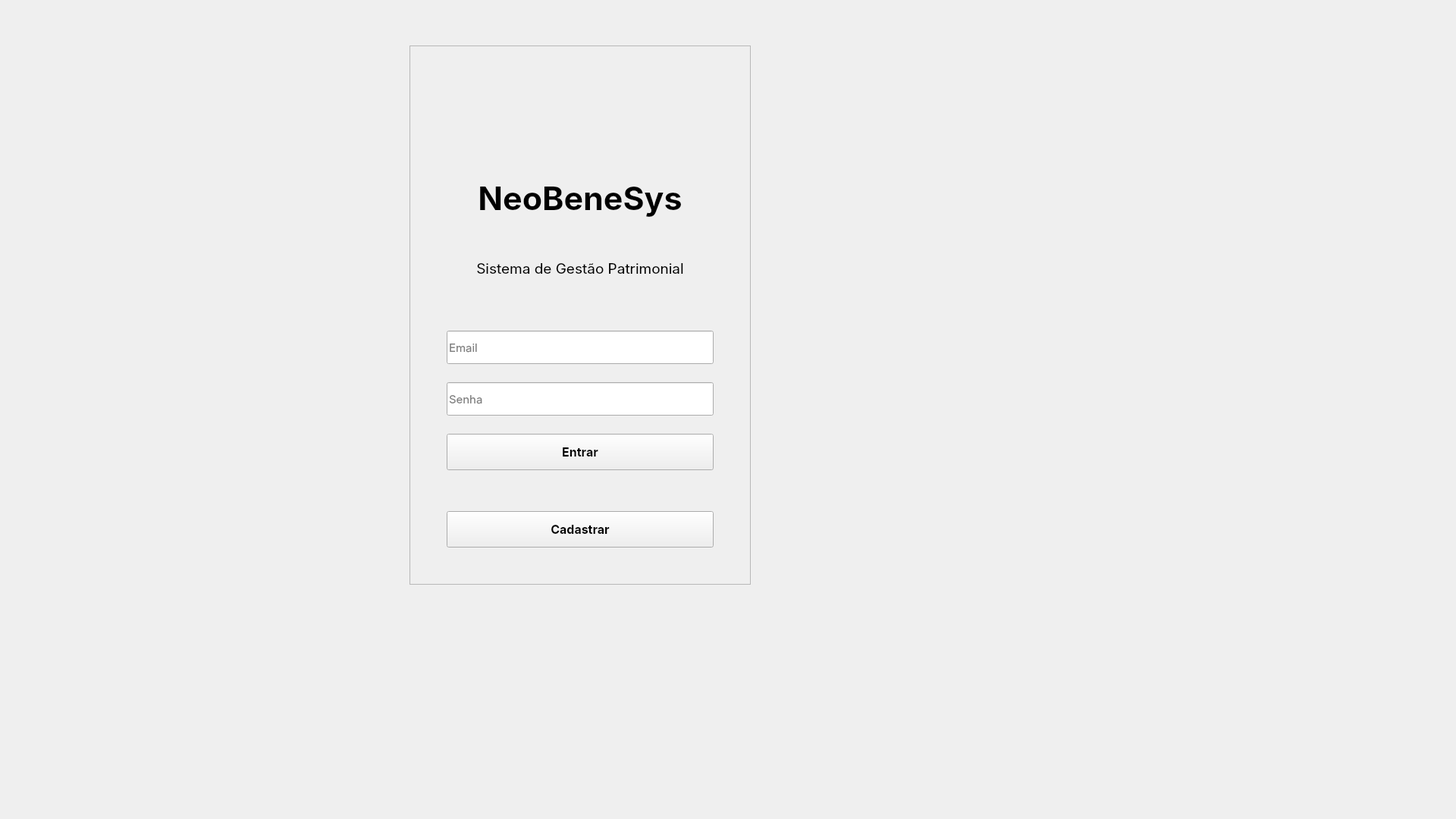
<?xml version='1.0' encoding='UTF-8'?>
<ui version="4.0">
  <class>LoginWindow</class>
  <widget class="QMainWindow" name="LoginWindow">
    <property name="geometry">
      <rect>
        <x>0</x>
        <y>0</y>
        <width>1920</width>
        <height>1080</height>
      </rect>
    </property>
    <property name="minimumSize">
      <size>
        <width>1024</width>
        <height>600</height>
      </size>
    </property>
    <property name="windowTitle">
      <string>NeoBeneSys - Login</string>
    </property>
    <widget class="QWidget" name="centralwidget">
      <layout class="QVBoxLayout" name="verticalLayout_main">
        <property name="spacing">
          <number>0</number>
        </property>
        <property name="leftMargin">
          <number>0</number>
        </property>
        <property name="topMargin">
          <number>0</number>
        </property>
        <property name="rightMargin">
          <number>0</number>
        </property>
        <property name="bottomMargin">
          <number>0</number>
        </property>
        <item>
          <widget class="QFrame" name="frame_login_container">
            <property name="frameShape">
              <enum>QFrame::Shape::NoFrame</enum>
            </property>
            <property name="frameShadow">
              <enum>QFrame::Shadow::Raised</enum>
            </property>
            <widget class="QFrame" name="frame_login_card">
              <property name="geometry">
                <rect>
                  <x>540</x>
                  <y>60</y>
                  <width>450</width>
                  <height>711</height>
                </rect>
              </property>
              <property name="minimumSize">
                <size>
                  <width>450</width>
                  <height>0</height>
                </size>
              </property>
              <property name="maximumSize">
                <size>
                  <width>500</width>
                  <height>16777215</height>
                </size>
              </property>
              <property name="frameShape">
                <enum>QFrame::Shape::StyledPanel</enum>
              </property>
              <property name="frameShadow">
                <enum>QFrame::Shadow::Raised</enum>
              </property>
              <layout class="QVBoxLayout" name="verticalLayout_card">
                <property name="spacing">
                  <number>24</number>
                </property>
                <property name="leftMargin">
                  <number>48</number>
                </property>
                <property name="topMargin">
                  <number>48</number>
                </property>
                <property name="rightMargin">
                  <number>48</number>
                </property>
                <property name="bottomMargin">
                  <number>48</number>
                </property>
                <item>
                  <spacer name="verticalSpacer_top">
                    <property name="orientation">
                      <enum>Qt::Orientation::Vertical</enum>
                    </property>
                    <property name="sizeType">
                      <enum>QSizePolicy::Policy::Fixed</enum>
                    </property>
                    <property name="sizeHint" stdset="0">
                      <size>
                        <width>20</width>
                        <height>20</height>
                      </size>
                    </property>
                  </spacer>
                </item>
                <item alignment="Qt::AlignmentFlag::AlignHCenter">
                  <widget class="QLabel" name="lbt_logo2">
                    <property name="layoutDirection">
                      <enum>Qt::LayoutDirection::RightToLeft</enum>
                    </property>
                    <property name="text">
                      <string />
                    </property>
                    <property name="textFormat">
                      <enum>Qt::TextFormat::RichText</enum>
                    </property>
                    <property name="pixmap">
                      <pixmap>Design sem nome.png</pixmap>
                    </property>
                    <property name="scaledContents">
                      <bool>false</bool>
                    </property>
                  </widget>
                </item>
                <item>
                  <widget class="QLabel" name="lbl_logo">
                    <property name="minimumSize">
                      <size>
                        <width>0</width>
                        <height>60</height>
                      </size>
                    </property>
                    <property name="maximumSize">
                      <size>
                        <width>16777215</width>
                        <height>60</height>
                      </size>
                    </property>
                    <property name="font">
                      <font>
                        <family>Inter</family>
                        <pointsize>32</pointsize>
                        <bold>true</bold>
                      </font>
                    </property>
                    <property name="text">
                      <string>NeoBeneSys</string>
                    </property>
                    <property name="alignment">
                      <set>Qt::AlignmentFlag::AlignCenter</set>
                    </property>
                  </widget>
                </item>
                <item>
                  <widget class="QLabel" name="lbl_subtitle">
                    <property name="enabled">
                      <bool>true</bool>
                    </property>
                    <property name="font">
                      <font>
                        <family>Inter</family>
                        <pointsize>14</pointsize>
                      </font>
                    </property>
                    <property name="text">
                      <string>Sistema de Gestão Patrimonial</string>
                    </property>
                    <property name="alignment">
                      <set>Qt::AlignmentFlag::AlignCenter</set>
                    </property>
                  </widget>
                </item>
                <item>
                  <spacer name="verticalSpacer_before_buttons">
                    <property name="orientation">
                      <enum>Qt::Orientation::Vertical</enum>
                    </property>
                    <property name="sizeType">
                      <enum>QSizePolicy::Policy::Fixed</enum>
                    </property>
                    <property name="sizeHint" stdset="0">
                      <size>
                        <width>20</width>
                        <height>20</height>
                      </size>
                    </property>
                  </spacer>
                </item>
                <item>
                  <widget class="QLineEdit" name="txt_email">
                    <property name="minimumSize">
                      <size>
                        <width>0</width>
                        <height>44</height>
                      </size>
                    </property>
                    <property name="font">
                      <font>
                        <family>Inter</family>
                        <pointsize>11</pointsize>
                      </font>
                    </property>
                    <property name="placeholderText">
                      <string>Email</string>
                    </property>
                  </widget>
                </item>
                <item>
                  <widget class="QLineEdit" name="txt_senha">
                    <property name="minimumSize">
                      <size>
                        <width>0</width>
                        <height>44</height>
                      </size>
                    </property>
                    <property name="font">
                      <font>
                        <family>Inter</family>
                        <pointsize>11</pointsize>
                      </font>
                    </property>
                    <property name="echoMode">
                      <enum>QLineEdit::EchoMode::Password</enum>
                    </property>
                    <property name="placeholderText">
                      <string>Senha</string>
                    </property>
                  </widget>
                </item>
                <item>
                  <widget class="QPushButton" name="btn_entrar">
                    <property name="minimumSize">
                      <size>
                        <width>0</width>
                        <height>48</height>
                      </size>
                    </property>
                    <property name="font">
                      <font>
                        <family>Inter</family>
                        <pointsize>12</pointsize>
                        <bold>true</bold>
                      </font>
                    </property>
                    <property name="cursor">
                      <cursorShape>PointingHandCursor</cursorShape>
                    </property>
                    <property name="text">
                      <string>Entrar</string>
                    </property>
                  </widget>
                </item>
                <item>
                  <spacer name="verticalSpacer_after_subtitle">
                    <property name="orientation">
                      <enum>Qt::Orientation::Vertical</enum>
                    </property>
                    <property name="sizeType">
                      <enum>QSizePolicy::Policy::Fixed</enum>
                    </property>
                    <property name="sizeHint" stdset="0">
                      <size>
                        <width>20</width>
                        <height>30</height>
                      </size>
                    </property>
                  </spacer>
                </item>
                <item>
                  <widget class="QPushButton" name="btn_cadastrar">
                    <property name="minimumSize">
                      <size>
                        <width>0</width>
                        <height>48</height>
                      </size>
                    </property>
                    <property name="font">
                      <font>
                        <family>Inter</family>
                        <pointsize>12</pointsize>
                        <bold>true</bold>
                      </font>
                    </property>
                    <property name="cursor">
                      <cursorShape>PointingHandCursor</cursorShape>
                    </property>
                    <property name="text">
                      <string>Cadastrar</string>
                    </property>
                  </widget>
                </item>
              </layout>
              <property name="neoCard">
                <bool>true</bool>
              </property>
            </widget>
            <widget class="QLabel" name="label">
              <property name="geometry">
                <rect>
                  <x>0</x>
                  <y>0</y>
                  <width>1920</width>
                  <height>1080</height>
                </rect>
              </property>
              <property name="text">
                <string />
              </property>
              <property name="pixmap">
                <pixmap>Design sem nome (1).png</pixmap>
              </property>
            </widget>
            <zorder>label</zorder>
            <zorder>frame_login_card</zorder>
          </widget>
        </item>
      </layout>
    </widget>
  </widget>
  <resources />
  <connections />
</ui>
